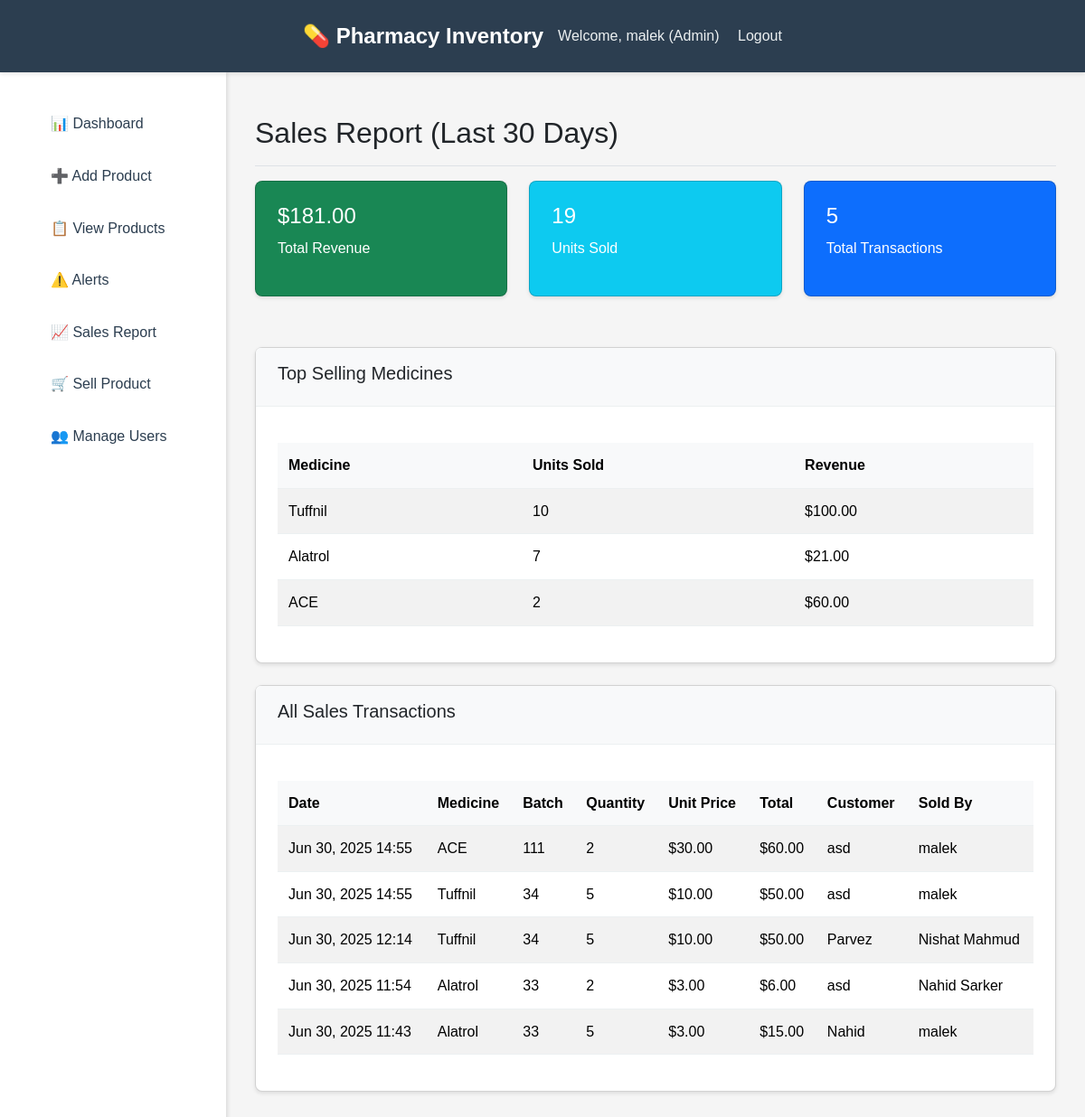
/sales-report/ (signed in), run on the app's committed database.
### inventory/models.py (models this page shows, shortened)
class UserProfile(models.Model):
    ROLE_CHOICES = [
        ('admin', 'Admin'),
        ('manager', 'Manager'),
        ('sales_staff', 'Sales Staff'),
    ]
    user = models.OneToOneField(User, on_delete=models.CASCADE)
    role = models.CharField(max_length=20, choices=ROLE_CHOICES, default='sales_staff')
    phone = models.CharField(max_length=15, blank=True)

class Medicine(models.Model):
    name = models.CharField(max_length=200)
    batch_number = models.CharField(max_length=100)
    quantity = models.IntegerField()
    expiry_date = models.DateField()
    price = models.DecimalField(max_digits=10, decimal_places=2)
    manufacturer = models.CharField(max_length=200)
    created_at = models.DateTimeField(auto_now_add=True)
    updated_at = models.DateTimeField(auto_now=True)
    class Meta:
        unique_together = ['name', 'batch_number']

class Sale(models.Model):
    medicine = models.ForeignKey(Medicine, on_delete=models.CASCADE)
    quantity_sold = models.IntegerField()
    unit_price = models.DecimalField(max_digits=10, decimal_places=2)
    total_amount = models.DecimalField(max_digits=10, decimal_places=2)
    sale_date = models.DateTimeField(auto_now_add=True)
    sold_by = models.ForeignKey(User, on_delete=models.CASCADE)
    customer_name = models.CharField(max_length=200, blank=True)

### inventory/views.py (the view)
# urls.py: path('sales-report/', views.sales_report, name='sales_report'),
@login_required
@role_required(['admin', 'manager'])
def sales_report(request):
    thirty_days_ago = timezone.now().date() - timedelta(days=30)
    sales = Sale.objects.filter(sale_date__date__gte=thirty_days_ago).select_related('medicine', 'sold_by')
    total_sales = sales.aggregate(total=Sum('total_amount'))['total'] or 0
    total_quantity = sales.aggregate(total=Sum('quantity_sold'))['total'] or 0
    top_medicines = sales.values('medicine__name').annotate(
        total_sold=Sum('quantity_sold'),
        total_revenue=Sum('total_amount')
    ).order_by('-total_sold')[:10]
    context = {
        'sales': sales.order_by('-sale_date'),
        'total_sales': total_sales,
        'total_quantity': total_quantity,
        'top_medicines': top_medicines,
    }
    return render(request, 'inventory/sales_report.html', context)

### templates/inventory/sales_report.html (shortened to what this page needs)
{% extends 'base.html' %}
{% block content %}
<div class="d-flex justify-content-between flex-wrap flex-md-nowrap align-items-center pt-3 pb-2 mb-3 border-bottom">
    <h1 class="h2">Sales Report (Last 30 Days)</h1>
</div>
<div class="row mb-4">
    <div class="col-md-4">
        <div class="card text-white bg-success">
            <div class="card-body">
                <div class="d-flex justify-content-between">
                    <div>
                        <h4>${{ total_sales|floatformat:2 }}</h4>
                        <p>Total Revenue</p>
                    </div>
                </div>
            </div>
        </div>
    </div>
    <div class="col-md-4">
        <div class="card text-white bg-info">
            <div class="card-body">
                <div class="d-flex justify-content-between">
                    <div>
                        <h4>{{ total_quantity }}</h4>
                        <p>Units Sold</p>
                    </div>
                </div>
            </div>
        </div>
    </div>
    <div class="col-md-4">
        <div class="card text-white bg-primary">
            <div class="card-body">
                <div class="d-flex justify-content-between">
                    <div>
                        <h4>{{ sales.count }}</h4>
                        <p>Total Transactions</p>
                    </div>
                </div>
            </div>
        </div>
    </div>
</div>
{% if top_medicines %}
<div class="card mb-4">
    <div class="card-header">
        <h5> Top Selling Medicines</h5>
    </div>
    <div class="card-body">
        <div class="table-responsive">
            <table class="table table-striped">
                <thead>
                    <tr>
                        <th>Medicine</th>
                        <th>Units Sold</th>
                        <th>Revenue</th>
                    </tr>
                </thead>
                <tbody>
                    {% for medicine in top_medicines %}
                    <tr>
                        <td>{{ medicine.medicine__name }}</td>
                        <td>{{ medicine.total_sold }}</td>
                        <td>${{ medicine.total_revenue|floatformat:2 }}</td>
                    </tr>
                    {% endfor %}
                </tbody>
            </table>
        </div>
    </div>
</div>
{% endif %}
<div class="card">
    <div class="card-header">
        <h5> All Sales Transactions</h5>
    </div>
    <div class="card-body">
        <div class="table-responsive">
            <table class="table table-striped">
                <thead>
                    <tr>
                        <th>Date</th>
                        <th>Medicine</th>
                        <th>Batch</th>
                        <th>Quantity</th>
                        <th>Unit Price</th>
                        <th>Total</th>
                        <th>Customer</th>
                        <th>Sold By</th>
                    </tr>
                </thead>
                <tbody>
                    {% for sale in sales %}
                    <tr>
                        <td>{{ sale.sale_date|date:"M d, Y H:i" }}</td>
                        <td>{{ sale.medicine.name }}</td>
                        <td>{{ sale.medicine.batch_number }}</td>
                        <td>{{ sale.quantity_sold }}</td>
                        <td>${{ sale.unit_price }}</td>
                        <td>${{ sale.total_amount }}</td>
                        <td>{{ sale.customer_name|default:"Walk-in" }}</td>
                        <td>{{ sale.sold_by.get_full_name|default:sale.sold_by.username }}</td>
                    </tr>
                    {% empty %}
                    <tr>
                        <td colspan="8" class="text-center">No sales found in the last 30 days.</td>
                    </tr>
                    {% endfor %}
                </tbody>
            </table>
        </div>
    </div>
</div>
{% endblock %}

### templates/base.html (shortened to what this page needs)
<!DOCTYPE html>
<html lang="en">
<head>
    <link href="https://cdn.jsdelivr.net/npm/bootstrap@5.3.3/dist/css/bootstrap.min.css" rel="stylesheet">
</head>
<body>
    {% if user.is_authenticated %}
    <nav class="navbar">
        <div class="navbar-content">
            <a href="{% url 'dashboard' %}" class="navbar-brand">
                💊 Pharmacy Inventory
            </a>
            <div class="navbar-user">
                Welcome, {{ user.get_full_name|default:user.username }}
                {% if user.userprofile %}
                    ({{ user.userprofile.get_role_display }})
                {% endif %}
                <a href="{% url 'logout' %}">Logout</a>
            </div>
        </div>
    </nav>
    <div class="main-content">
        <nav class="sidebar">
            <ul>
                <li><a href="{% url 'dashboard' %}">📊 Dashboard</a></li>
                {% if user.userprofile.role != 'sales_staff' %}
                <li><a href="{% url 'add_product' %}">➕ Add Product</a></li>
                <li><a href="{% url 'product_list' %}">📋 View Products</a></li>
                <li><a href="{% url 'alerts' %}">⚠️ Alerts</a></li>
                <li><a href="{% url 'sales_report' %}">📈 Sales Report</a></li>
                {% endif %}
                <li><a href="{% url 'sell_product' %}">🛒 Sell Product</a></li>
                {% if user.userprofile.role == 'admin' %}
                <li><a href="{% url 'manage_users' %}">👥 Manage Users</a></li>
                {% endif %}
            </ul>
        </nav>
        <main class="content">
            {% block content %}
            {% endblock %}
        </main>
    </div>
    {% else %}
        {% comment %} {% block content %}
        {% endblock %} {% endcomment %}
    {% endif %}
</body>
</html>

### templates/base.html (style rules this page uses)
* { margin: 0; padding: 0; box-sizing: border-box; }
body { font-family: Arial, sans-serif; background-color: #f5f5f5; line-height: 1.6; }
.navbar { background-color: #2c3e50; color: white; padding: 1rem 0; box-shadow: 0 2px 4px rgba(0,0,0,0.1); }
.navbar-content { max-width: 1200px; margin: 0 auto; display: flex; justify-content: space-between; align-items: center; padding: 0 1rem; }
.navbar-brand { font-size: 1.5rem; font-weight: bold; text-decoration: none; color: white; }
.navbar-user { color: #ecf0f1; }
.navbar-user a { color: #ecf0f1; text-decoration: none; margin-left: 1rem; }
.main-content { display: flex; min-height: calc(100vh - 70px); }
.sidebar { width: 250px; background: white; padding: 2rem 0; box-shadow: 2px 0 4px rgba(0,0,0,0.1); }
.sidebar ul { list-style: none; }
.sidebar li { margin-bottom: 0.5rem; }
.sidebar a { display: block; padding: 0.75rem 1.5rem; color: #2c3e50; text-decoration: none; transition: background 0.3s; }
.content { flex: 1; padding: 2rem; }
.card { background: white; border-radius: 8px; box-shadow: 0 2px 4px rgba(0,0,0,0.1); margin-bottom: 2rem; }
.card-header { padding: 1rem 1.5rem; border-bottom: 1px solid #ecf0f1; font-weight: bold; background: #f8f9fa; }
.card-body { padding: 1.5rem; }
.table { width: 100%; border-collapse: collapse; margin-top: 1rem; }
.table th, .table td { padding: 0.75rem; text-align: left; border-bottom: 1px solid #ecf0f1; }
.table th { background: #f8f9fa; font-weight: bold; }

### data on the page
Medicine: medicine__name "Tuffnil", total_sold "10", total_revenue "100.00"
Medicine: medicine__name "Alatrol", total_sold "7", total_revenue "21.00"
Medicine: medicine__name "ACE", total_sold "2", total_revenue "60.00"
Sale: sale_date "Jun 30, 2025 14:55", medicine.name "ACE", medicine.batch_number "111", quantity_sold "2", unit_price "30.00", total_amount "60.00", customer_name "asd", sold_by.get_full_name "malek"
Sale: sale_date "Jun 30, 2025 14:55", medicine.name "Tuffnil", medicine.batch_number "34", quantity_sold "5", unit_price "10.00", total_amount "50.00", customer_name "asd", sold_by.get_full_name "malek"
Sale: sale_date "Jun 30, 2025 12:14", medicine.name "Tuffnil", medicine.batch_number "34", quantity_sold "5", unit_price "10.00", total_amount "50.00", customer_name "Parvez", sold_by.get_full_name "Nishat Mahmud"
Sale: sale_date "Jun 30, 2025 11:54", medicine.name "Alatrol", medicine.batch_number "33", quantity_sold "2", unit_price "3.00", total_amount "6.00", customer_name "asd", sold_by.get_full_name "Nahid Sarker"
Sale: sale_date "Jun 30, 2025 11:43", medicine.name "Alatrol", medicine.batch_number "33", quantity_sold "5", unit_price "3.00", total_amount "15.00", customer_name "Nahid", sold_by.get_full_name "malek"

### other printed values
{{ user.get_full_name|default:user.username }} "malek"
{{ user.userprofile.get_role_display }} "Admin"
{{ total_sales|floatformat:2 }} "181.00"
{{ total_quantity }} "19"
{{ sales.count }} "5"
